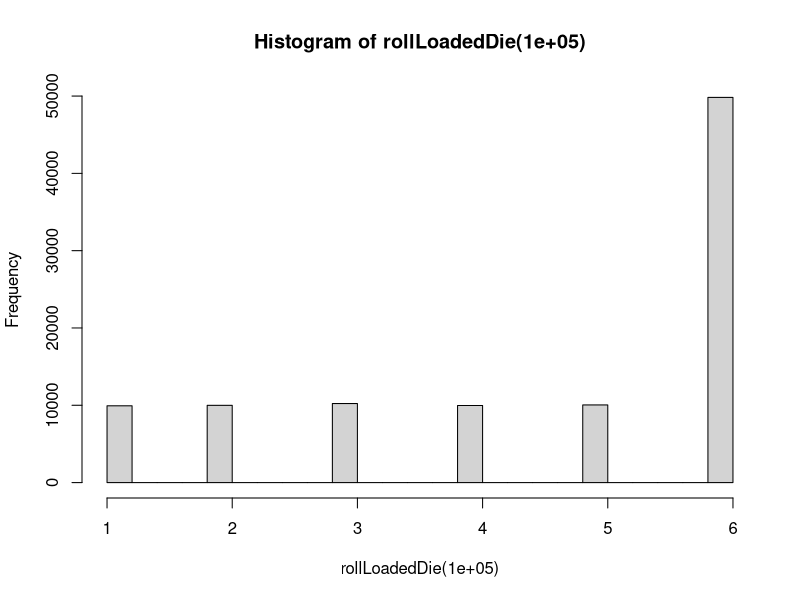

Generate this figure with R: (Note: this script raises an error after producing the figure.)
## ---- chunk 1
knitr::opts_chunk$set(echo = TRUE)
## ---- chunk 2

prob = c(.1,.1,.1,.1,.1,.5)

mean <- vector("double", 6)
mean = 1*.1 + 2*.1 + 3*.1 + 4*.1 + 5*.1 + 6*.5
for( i in 1:6 ){mean[i] <- (prob[i]*i)}
mean <- sum(mean)


var <- vector("double", 6)
# for( i in 1:6 ){var[i] <- (prob[i]*(i**2)) - (mean**2)}
for( i in 1:6 ){var[i] <- (prob[i])*(i - mean)**2}
var = sum(var)

print(paste("mean:", mean, "variance:", var))


## ---- chunk 3

rollLoadedDie <- function(rolls){
  ## given a number of rolls, returns a simulated experiment
  
  final_vec = vector("double", rolls)

  rolls <- runif(rolls,0,1)
  
  final_vec[rolls <= .1] <- 1
  final_vec[rolls > .1 & rolls <= .2] <- 2
  final_vec[rolls > .2 & rolls <= .3] <- 3
  final_vec[rolls > .3 & rolls <= .4] <- 4
  final_vec[rolls > .4 & rolls <= .5] <- 5
  final_vec[rolls > .5] <- 6
  
  return(final_vec)
}
  
  

myRolls <- rollLoadedDie(10000)

for (i in 1:6) {print( paste("there are", length(myRolls[myRolls == i] ),"of the number" ,i) )}



## ---- chunk 4
hist(rollLoadedDie(100000))
## ---- chunk 5
## chisq to see if it is different from expected

chisq.test()


## ---- chunk 6

trialSizes <- c(5, 10, 20, 25, 30, 40, 50, 100, 200, 300, 400, 500, 1000, 2000, 3000, 4000, 5000, 10000, 20000, 30000, 100000)

means <- vector(mode = "double", length=length(trialSizes))

variances <- vector(mode = "double", length=length(trialSizes))

for( i in 1:length(trialSizes) ){
  rolls <- vector(mode = "double", length=length(trialSizes))
  
  means[i] <- mean(rollLoadedDie(i))
  variances[i] <- var(rollLoadedDie(i))
  
}





## ---- chunk 7
plot( log10(trialSizes), means )
lines(log10(trialSizes), rep(mean, length(trialSizes)))
## ---- chunk 8
plot( log10(trialSizes), variances )
lines(log10(trialSizes), rep(var, length(trialSizes)))
## ---- chunk 9
## plot of the difference from the expected mean
plot(log10(trialSizes), abs(means-mean))
lines(log10(trialSizes), rep(0.5, length(trialSizes)))

## plot of the difference from the expected variance
plot(log10(trialSizes), abs(variances-var))
lines(log10(trialSizes), rep(0.5, length(trialSizes)))
